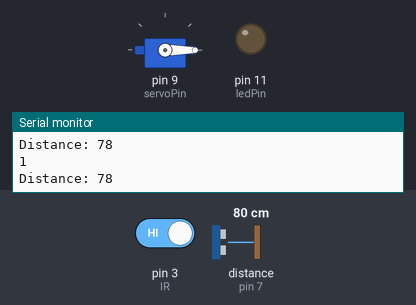
The sketch below on a simulated Arduino Uno, built with avr-gcc and run on an emulated ATmega328P. On the bench: servo, output pins drawn as LEDs (lit = HIGH), the last lines printed to the serial monitor. Wiring (inferred from the names in the program): ultrasonic range finder: trigger pin 6; echo pin 7. The test bench sets the inputs (shaded band); at power-on: pin 3 (IR) HIGH, distance to the obstacle (sensor on pin 7) 80 cm. The echo pulse lasts 58.3 µs per cm; pins used as bus, display or sensor lines are not drawn.

Above: at 1.2 s.
1.3 s: pin 3 (IR) driven LOW
At 1.9 s:
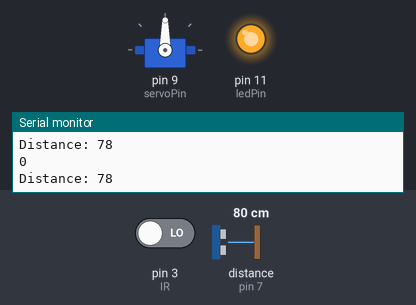
5.8 s: pin 3 (IR) driven HIGH
At 6.2 s:
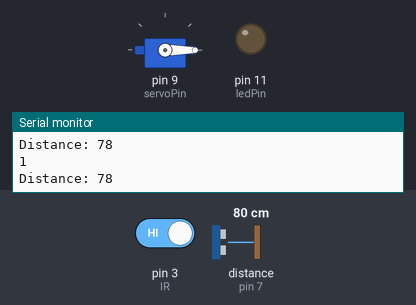
Timing chart, 0 to 8.8 s (numbered marks = the images above; inputs shaded):
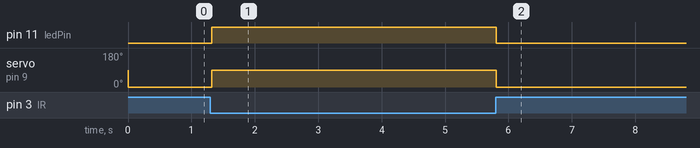

Measured:
- after the input at 1.3 s, pin 11 (ledPin): LOW → HIGH at once; servo on pin 9 (servoPin): 0° → 90° at once
- after the input at 5.8 s, pin 11 (ledPin): HIGH → LOW at once; servo on pin 9 (servoPin): 90° → 0° at once

The sketch:

sketch.ino
```cpp
#include <Servo.h>

// Servo motor setup
const int servoPin = 9;
int ledPin=11;
int IR=3;// Orange wire to pin 9
Servo servo;

// Ultrasonic sensor setup
const int trigPin = 6;  // Trigger pin connected to pin 6
const int echoPin = 7;  // Echo pin connected to pin 7

long duration;
int distance;
void setup() {
  pinMode(IR, INPUT);
  pinMode(ledPin, OUTPUT);
  servo.attach(servoPin);
  pinMode(trigPin, OUTPUT);
  pinMode(echoPin, INPUT);

  // Start serial monitor
  Serial.begin(9600);
  // put your setup code here, to run once:
}

void loop() {
  // Ultrasonic distance measurement
digitalWrite(trigPin, LOW);
delayMicroseconds(2);
digitalWrite(trigPin, HIGH);
delayMicroseconds(10);
digitalWrite(trigPin, LOW);

duration = pulseIn(echoPin, HIGH);
distance = duration * 0.034 / 2;

Serial.print("Distance: ");
Serial.println(distance);

  int sensorVal;
  sensorVal=digitalRead(IR);
  Serial.println(sensorVal);
  if (sensorVal==0){
    digitalWrite(ledPin, HIGH);
    servo.write(90);
  }
  else{
   digitalWrite(ledPin, LOW);
   servo.write(0);
  }
  // put your main code here, to run repeatedly:

}
```
